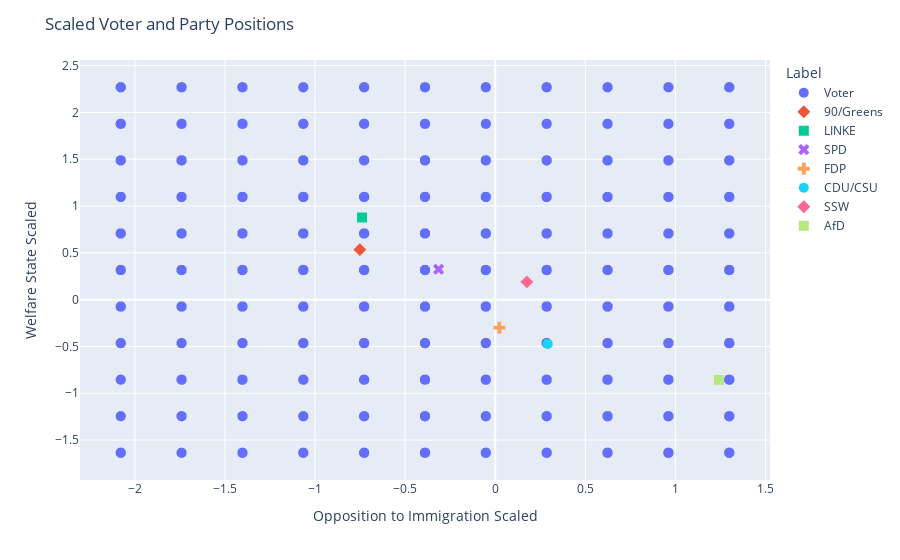

Source (notebook cell):
### Code cell
concatenated_df = pd.concat([voter_scaled, party_scaled_df], ignore_index=True)

fig = px.scatter(
    concatenated_df,
    x=x_scaled,
    y=y_scaled,
    color='Label',
    symbol='Label')
fig.update_traces(marker=dict(size=10))
fig.update_layout(title='Scaled Voter and Party Positions')
fig.show()

### Figure 1 — Plotly figure (JSON) as saved in the notebook; plotly's stock layout.template omitted (floating-point values rounded to 4 significant figures; data arrays with more than 128 entries replaced by an {"elided": "..."} marker saying what was removed)
{"data": [{"hovertemplate": "Label=Voter<br>Opposition to Immigration Scaled=%{x}<br>Welfare State Scaled=%{y}<extra></extra>", "legendgroup": "Voter", "marker": {"color": "#636efa", "size": 10, "symbol": "circle"}, "mode": "markers", "name": "Voter", "showlegend": true, "type": "scattergl", "x": {"elided": "7337 float values"}, "xaxis": "x", "y": {"elided": "7337 float values"}, "yaxis": "y"}, {"hovertemplate": "Label=90/Greens<br>Opposition to Immigration Scaled=%{x}<br>Welfare State Scaled=%{y}<extra></extra>", "legendgroup": "90/Greens", "marker": {"color": "#EF553B", "size": 10, "symbol": "diamond"}, "mode": "markers", "name": "90/Greens", "showlegend": true, "type": "scattergl", "x": [-0.7514], "xaxis": "x", "y": [0.5342], "yaxis": "y"}, {"hovertemplate": "Label=LINKE<br>Opposition to Immigration Scaled=%{x}<br>Welfare State Scaled=%{y}<extra></extra>", "legendgroup": "LINKE", "marker": {"color": "#00cc96", "size": 10, "symbol": "square"}, "mode": "markers", "name": "LINKE", "showlegend": true, "type": "scattergl", "x": [-0.7393], "xaxis": "x", "y": [0.8773], "yaxis": "y"}, {"hovertemplate": "Label=SPD<br>Opposition to Immigration Scaled=%{x}<br>Welfare State Scaled=%{y}<extra></extra>", "legendgroup": "SPD", "marker": {"color": "#ab63fa", "size": 10, "symbol": "x"}, "mode": "markers", "name": "SPD", "showlegend": true, "type": "scattergl", "x": [-0.3144], "xaxis": "x", "y": [0.3247], "yaxis": "y"}, {"hovertemplate": "Label=FDP<br>Opposition to Immigration Scaled=%{x}<br>Welfare State Scaled=%{y}<extra></extra>", "legendgroup": "FDP", "marker": {"color": "#FFA15A", "size": 10, "symbol": "cross"}, "mode": "markers", "name": "FDP", "showlegend": true, "type": "scattergl", "x": [0.02289], "xaxis": "x", "y": [-0.2996], "yaxis": "y"}, {"hovertemplate": "Label=CDU/CSU<br>Opposition to Immigration Scaled=%{x}<br>Welfare State Scaled=%{y}<extra></extra>", "legendgroup": "CDU/CSU", "marker": {"color": "#19d3f3", "size": 10, "symbol": "circle"}, "mode": "markers", "name": "CDU/CSU", "showlegend": true, "type": "scattergl", "x": [0.2912], "xaxis": "x", "y": [-0.4723], "yaxis": "y"}, {"hovertemplate": "Label=SSW<br>Opposition to Immigration Scaled=%{x}<br>Welfare State Scaled=%{y}<extra></extra>", "legendgroup": "SSW", "marker": {"color": "#FF6692", "size": 10, "symbol": "diamond"}, "mode": "markers", "name": "SSW", "showlegend": true, "type": "scattergl", "x": [0.1755], "xaxis": "x", "y": [0.1895], "yaxis": "y"}, {"hovertemplate": "Label=AfD<br>Opposition to Immigration Scaled=%{x}<br>Welfare State Scaled=%{y}<extra></extra>", "legendgroup": "AfD", "marker": {"color": "#B6E880", "size": 10, "symbol": "square"}, "mode": "markers", "name": "AfD", "showlegend": true, "type": "scattergl", "x": [1.242], "xaxis": "x", "y": [-0.8566], "yaxis": "y"}], "layout": {"legend": {"title": {"text": "Label"}, "tracegroupgap": 0}, "margin": {"t": 60}, "title": {"text": "Scaled Voter and Party Positions"}, "xaxis": {"anchor": "y", "domain": [0, 1], "title": {"text": "Opposition to Immigration Scaled"}}, "yaxis": {"anchor": "x", "domain": [0, 1], "title": {"text": "Welfare State Scaled"}}}}
